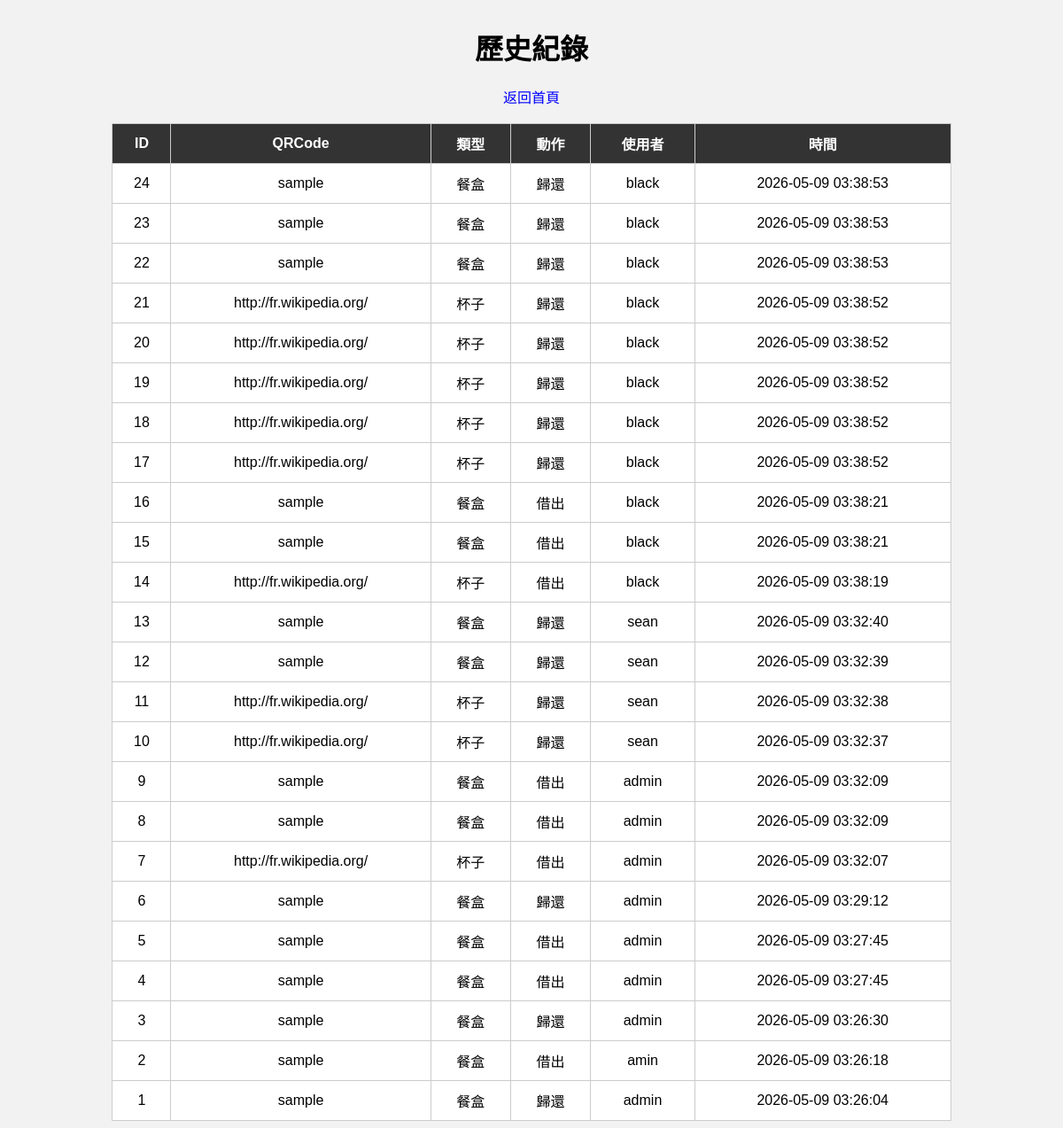
Page /records on the committed database.
### tables this page shows
CREATE TABLE records (
        id INTEGER PRIMARY KEY AUTOINCREMENT,
        qr_code TEXT,
        item_type TEXT,
        action TEXT,
        user_name TEXT,
        create_time DATETIME DEFAULT CURRENT_TIMESTAMP
    );

### app.py (the view)
@app.route("/records")
def records():
    conn = sqlite3.connect("database.db")
    cursor = conn.cursor()
    cursor.execute("""
    SELECT *
    FROM records
    ORDER BY id DESC
    """)
    data = cursor.fetchall()
    conn.close()
    return render_template(
        "records.html",
        records=data
    )

### templates/records.html (shortened to what this page needs)
<!DOCTYPE html>
<html lang="zh">
<head>
    <link rel="stylesheet"
          href="/static/style.css">
</head>
<body>
<div class="container">
    <h1>歷史紀錄</h1>
    <a href="/">
        返回首頁
    </a>
    <br><br>
    <table>
        <tr>
            <th>ID</th>
            <th>QRCode</th>
            <th>類型</th>
            <th>動作</th>
            <th>使用者</th>
            <th>時間</th>
        </tr>
        {% for row in records %}
        <tr>
            <td>{{ row[0] }}</td>
            <td>{{ row[1] }}</td>
            <td>{{ row[2] }}</td>
            <td>{{ row[3] }}</td>
            <td>{{ row[4] }}</td>
            <td>{{ row[5] }}</td>
        </tr>
        {% endfor %}
    </table>
</div>
</body>
</html>

### static/style.css (style rules this page uses)
body { font-family: Arial; background: #f2f2f2; }
.container { width: 80%; margin: auto; margin-top: 30px; text-align: center; }
table { width: 100%; background: white; border-collapse: collapse; }
th, td { border: 1px solid #ccc; padding: 10px; }
th { background: #333; color: white; }
a { text-decoration: none; color: blue; }

### rows in the picture
records: id "24", qr_code "sample", item_type "餐盒", action "歸還", user_name "black", create_time "2026-05-09 03:38:53"
records: id "23", qr_code "sample", item_type "餐盒", action "歸還", user_name "black", create_time "2026-05-09 03:38:53"
records: id "22", qr_code "sample", item_type "餐盒", action "歸還", user_name "black", create_time "2026-05-09 03:38:53"
records: id "21", qr_code "http://fr.wikipedia.org/", item_type "杯子", action "歸還", user_name "black", create_time "2026-05-09 03:38:52"
records: id "20", qr_code "http://fr.wikipedia.org/", item_type "杯子", action "歸還", user_name "black", create_time "2026-05-09 03:38:52"
records: id "19", qr_code "http://fr.wikipedia.org/", item_type "杯子", action "歸還", user_name "black", create_time "2026-05-09 03:38:52"
records: id "18", qr_code "http://fr.wikipedia.org/", item_type "杯子", action "歸還", user_name "black", create_time "2026-05-09 03:38:52"
records: id "17", qr_code "http://fr.wikipedia.org/", item_type "杯子", action "歸還", user_name "black", create_time "2026-05-09 03:38:52"
records: id "16", qr_code "sample", item_type "餐盒", action "借出", user_name "black", create_time "2026-05-09 03:38:21"
records: id "15", qr_code "sample", item_type "餐盒", action "借出", user_name "black", create_time "2026-05-09 03:38:21"
records: id "14", qr_code "http://fr.wikipedia.org/", item_type "杯子", action "借出", user_name "black", create_time "2026-05-09 03:38:19"
records: id "13", qr_code "sample", item_type "餐盒", action "歸還", user_name "sean", create_time "2026-05-09 03:32:40"
records: id "12", qr_code "sample", item_type "餐盒", action "歸還", user_name "sean", create_time "2026-05-09 03:32:39"
records: id "11", qr_code "http://fr.wikipedia.org/", item_type "杯子", action "歸還", user_name "sean", create_time "2026-05-09 03:32:38"
records: id "10", qr_code "http://fr.wikipedia.org/", item_type "杯子", action "歸還", user_name "sean", create_time "2026-05-09 03:32:37"
records: id "9", qr_code "sample", item_type "餐盒", action "借出", user_name "admin", create_time "2026-05-09 03:32:09"
records: id "8", qr_code "sample", item_type "餐盒", action "借出", user_name "admin", create_time "2026-05-09 03:32:09"
records: id "7", qr_code "http://fr.wikipedia.org/", item_type "杯子", action "借出", user_name "admin", create_time "2026-05-09 03:32:07"
records: id "6", qr_code "sample", item_type "餐盒", action "歸還", user_name "admin", create_time "2026-05-09 03:29:12"
records: id "5", qr_code "sample", item_type "餐盒", action "借出", user_name "admin", create_time "2026-05-09 03:27:45"
records: id "4", qr_code "sample", item_type "餐盒", action "借出", user_name "admin", create_time "2026-05-09 03:27:45"
records: id "3", qr_code "sample", item_type "餐盒", action "歸還", user_name "admin", create_time "2026-05-09 03:26:30"
records: id "2", qr_code "sample", item_type "餐盒", action "借出", user_name "amin", create_time "2026-05-09 03:26:18"
records: id "1", qr_code "sample", item_type "餐盒", action "歸還", user_name "admin", create_time "2026-05-09 03:26:04"
